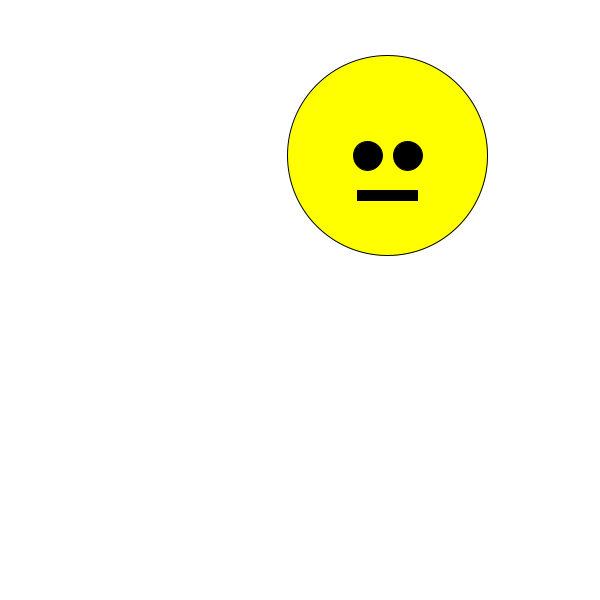
Frame 1 (no input)
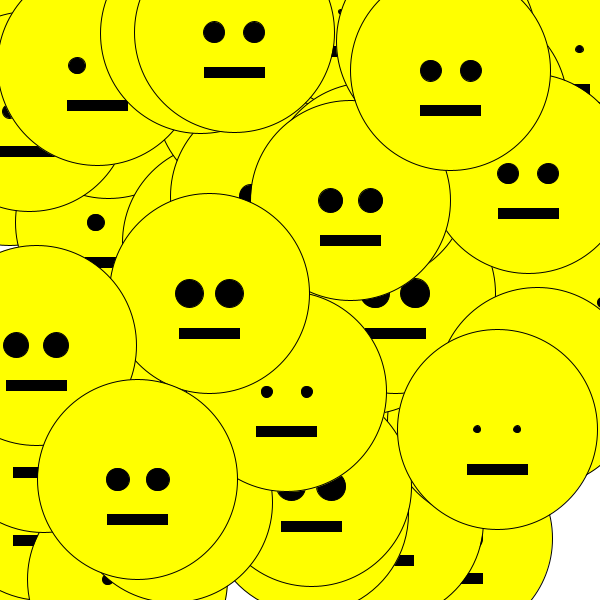
Frame 60 (the mouse pressed at the canvas centre just before this capture)
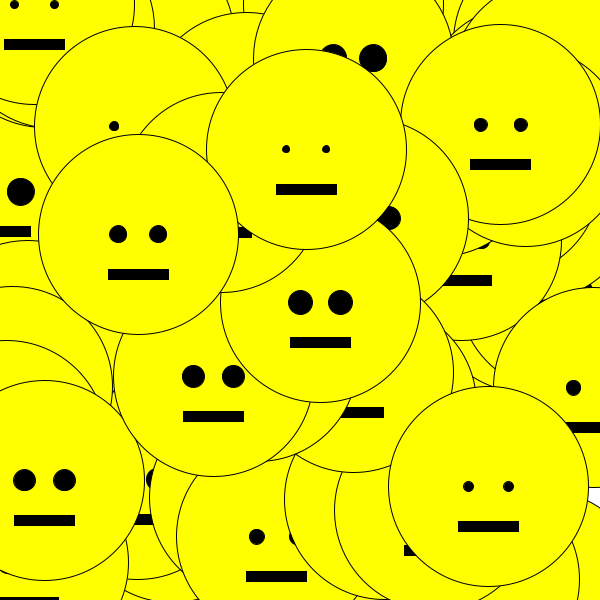
Frame 120 (the mouse held since frame 60 and released just before this capture)

The Processing sketch that drew these frames (run headless with seeded random() and noise(); from frame 60 on, the mouse is pressed at the canvas centre):

// Processing sketch: week3_review
// ── week3_review.pde
float angle;

void setup(){
  size(600,600);
  background(255);
  rectMode(CENTER);
  
}

//void draw(){
//  //allows the rectangle to rotate on its center
//  background(255);
//  fill(0);
//pushMatrix();
//  translate(width/2,height/2); when ran, it isolates the translate part of the code 
//popMatrix();
//  rotate(radians(angle));
//  rect(0, 0, 100,100);
   
//   angle ++;
  
//}

//void draw(){
//  background(255);
//  fill(0,255,0);
//  rect(0, 0, width,height);
  
//  fill(0);
//  rect(0,0,100,100);
//}

void draw(){
  //background(0);
  smiley(random(width),random(height),random(5,30)); //the function call
  

}
//smiley definition
void smiley(float x,float y, float eyeSize){
    //smiley head
  fill(255,255,0);
 ellipse(x, y,200,200);
 
 //smiley left eye
 fill(0);
 ellipse(x-20, y, eyeSize,eyeSize);
 
 //smiley right eye
 fill(0);
 ellipse(x+20 ,y, eyeSize,eyeSize);
 
 //smiley mouth
 rect(x, y+40,60,10);
}
